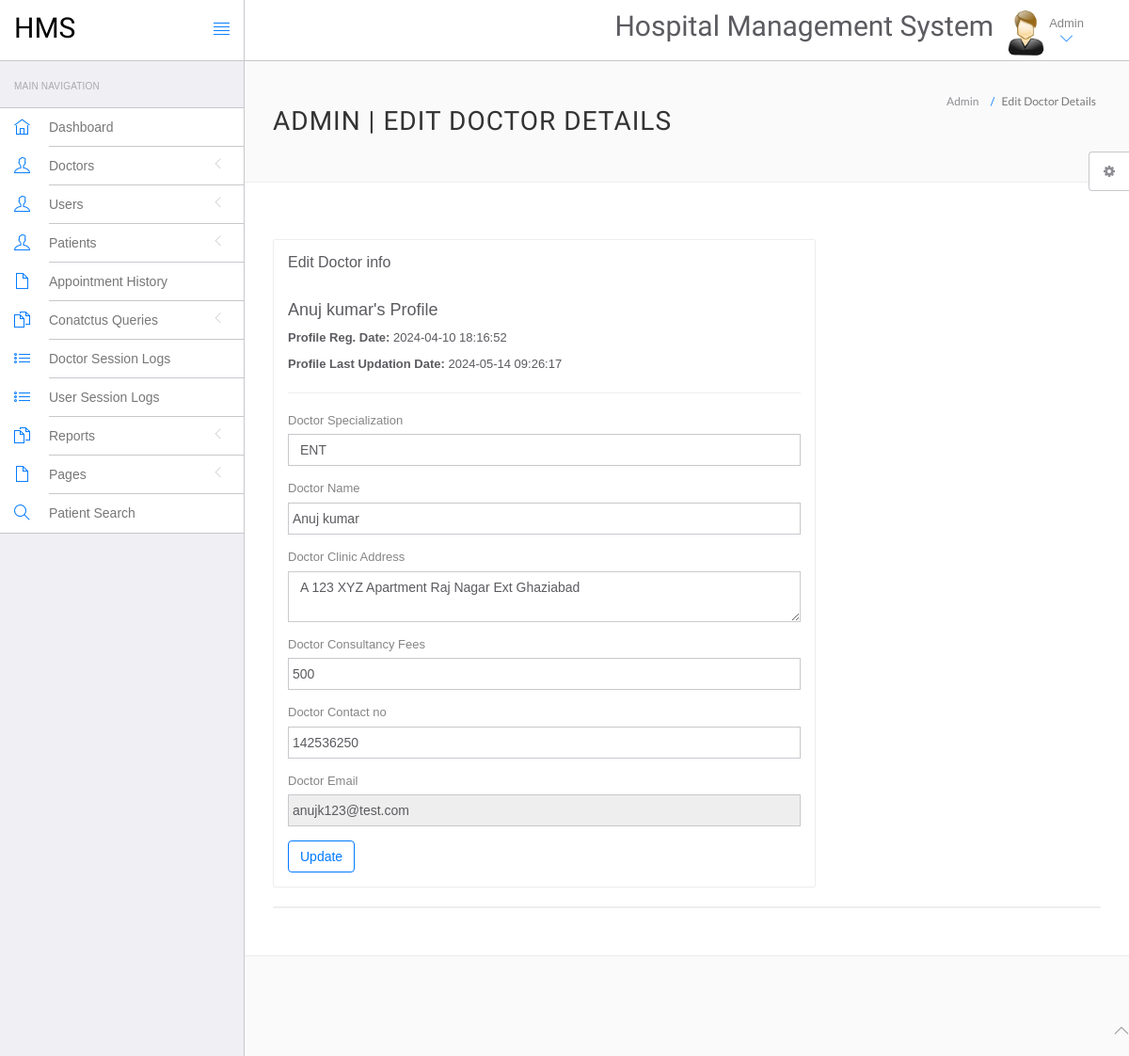
/admin/edit-doctor.php?id=1 (signed in), run on an earlier commit of the app's database.
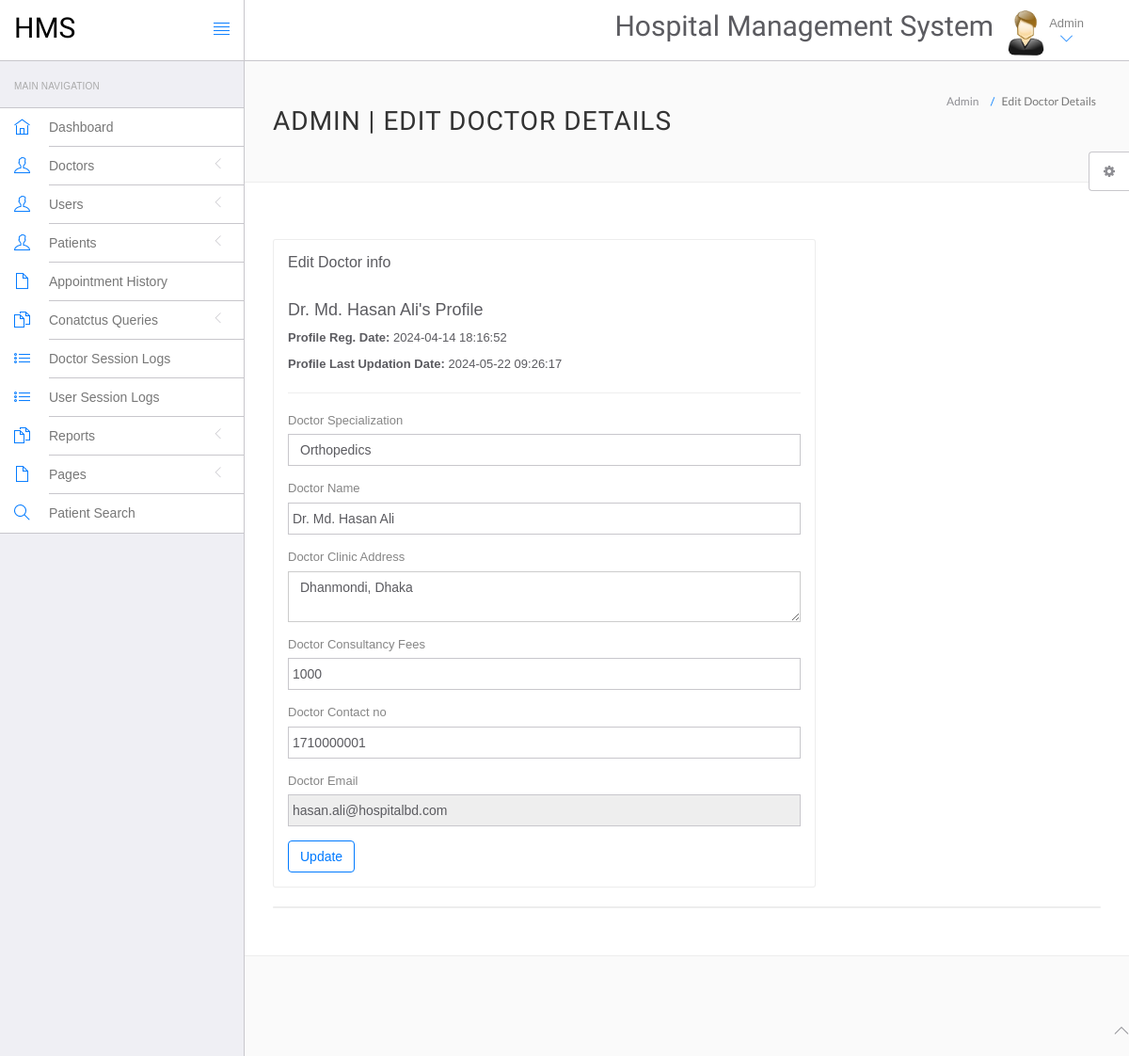
And on a later commit of the database.
### tables this page shows
CREATE TABLE `doctors` (
  `id` int NOT NULL,
  `specilization` varchar(255) DEFAULT NULL,
  `doctorName` varchar(255) DEFAULT NULL,
  `address` longtext,
  `docFees` varchar(255) DEFAULT NULL,
  `contactno` bigint DEFAULT NULL,
  `docEmail` varchar(255) DEFAULT NULL,
  `password` varchar(255) DEFAULT NULL,
  `creationDate` timestamp NULL DEFAULT CURRENT_TIMESTAMP,
  `updationDate` timestamp NULL DEFAULT NULL ON UPDATE CURRENT_TIMESTAMP
);

### admin/edit-doctor.php (the view, shortened to what this page needs)
<?php
include('include/config.php');
if(strlen($_SESSION['id']==0)) {
 header('location:logout.php');
  } else{
$did=intval($_GET['id']);
?>
<!DOCTYPE html>
<html lang="en">
	<head>
		<link rel="stylesheet" href="vendor/bootstrap/css/bootstrap.min.css">
		<link rel="stylesheet" href="vendor/fontawesome/css/font-awesome.min.css">
		<link rel="stylesheet" href="vendor/themify-icons/themify-icons.min.css">
		<link href="vendor/animate.css/animate.min.css" rel="stylesheet" media="screen">
		<link href="vendor/perfect-scrollbar/perfect-scrollbar.min.css" rel="stylesheet" media="screen">
		<link href="vendor/switchery/switchery.min.css" rel="stylesheet" media="screen">
		<link href="vendor/bootstrap-touchspin/jquery.bootstrap-touchspin.min.css" rel="stylesheet" media="screen">
		<link href="vendor/select2/select2.min.css" rel="stylesheet" media="screen">
		<link href="vendor/bootstrap-datepicker/bootstrap-datepicker3.standalone.min.css" rel="stylesheet" media="screen">
		<link href="vendor/bootstrap-timepicker/bootstrap-timepicker.min.css" rel="stylesheet" media="screen">
		<link rel="stylesheet" href="assets/css/styles.css">
		<link rel="stylesheet" href="assets/css/plugins.css">
		<link rel="stylesheet" href="assets/css/themes/theme-1.css" id="skin_color" />
	</head>
	<body>
		<div id="app">
<?php include('include/sidebar.php');?>
			<div class="app-content">
						<?php include('include/header.php');?>
				<div class="main-content" >
					<div class="wrap-content container" id="container">
						<section id="page-title">
							<div class="row">
								<div class="col-sm-8">
									<h1 class="mainTitle">Admin | Edit Doctor Details</h1>
																	</div>
								<ol class="breadcrumb">
									<li>
										<span>Admin</span>
									</li>
									<li class="active">
										<span>Edit Doctor Details</span>
									</li>
								</ol>
							</div>
						</section>
						<div class="container-fluid container-fullw bg-white">
							<div class="row">
								<div class="col-md-12">
									<div class="row margin-top-30">
										<div class="col-lg-8 col-md-12">
											<div class="panel panel-white">
												<div class="panel-heading">
													<h5 class="panel-title">Edit Doctor info</h5>
												</div>
												<div class="panel-body">
									<?php $sql=mysqli_query($con,"select * from doctors where id='$did'");
while($data=mysqli_fetch_array($sql))
{
?>
<h4><?php echo htmlentities($data['doctorName']);?>'s Profile</h4>
<p><b>Profile Reg. Date: </b><?php echo htmlentities($data['creationDate']);?></p>
<?php if($data['updationDate']){?>
<p><b>Profile Last Updation Date: </b><?php echo htmlentities($data['updationDate']);?></p>
<?php } ?>
<hr />
													<form role="form" name="adddoc" method="post" onSubmit="return valid();">
														<div class="form-group">
															<label for="DoctorSpecialization">
																Doctor Specialization
															</label>
							<select name="Doctorspecialization" class="form-control" required="required">
					<option value="<?php echo htmlentities($data['specilization']);?>">
					<?php echo htmlentities($data['specilization']);?></option>
															</select>
														</div>
<div class="form-group">
															<label for="doctorname">
																 Doctor Name
															</label>
	<input type="text" name="docname" class="form-control" value="<?php echo htmlentities($data['doctorName']);?>" >
														</div>
<div class="form-group">
															<label for="address">
																 Doctor Clinic Address
															</label>
					<textarea name="clinicaddress" class="form-control"><?php echo htmlentities($data['address']);?></textarea>
														</div>
<div class="form-group">
															<label for="fess">
																 Doctor Consultancy Fees
															</label>
		<input type="text" name="docfees" class="form-control" required="required"  value="<?php echo htmlentities($data['docFees']);?>" >
														</div>
<div class="form-group">
									<label for="fess">
																 Doctor Contact no
															</label>
					<input type="text" name="doccontact" class="form-control" required="required"  value="<?php echo htmlentities($data['contactno']);?>">
														</div>
<div class="form-group">
									<label for="fess">
																 Doctor Email
															</label>
					<input type="email" name="docemail" class="form-control"  readonly="readonly"  value="<?php echo htmlentities($data['docEmail']);?>">
														</div>
														<?php } ?>
														<button type="submit" name="submit" class="btn btn-o btn-primary">
															Update
														</button>
													</form>
												</div>
											</div>
										</div>
											</div>
										</div>
									<div class="col-lg-12 col-md-12">
											<div class="panel panel-white">
											</div>
										</div>
									</div>
								</div>
							</div>
						</div>
					</div>
				</div>
	<?php include('include/footer.php');?>
	<?php include('include/setting.php');?>
	</body>
</html>
<?php } ?>

What changed in the data, as far as the page shows it:
removed doctors: doctorName "Anuj kumar", creationDate "2024-04-10 18:16:52", updationDate "2024-05-14 09:26:17", Doctorspecialization "ENT", docname "Anuj kumar", clinicaddress "A 123 XYZ Apartment Raj Nagar Ext Ghaziabad", docfees "500", doccontact "142536250", docemail "anujk123@test.com"
added doctors: doctorName "Dr. Md. Hasan Ali", creationDate "2024-04-14 18:16:52", updationDate "2024-05-22 09:26:17", Doctorspecialization "Orthopedics", docname "Dr. Md. Hasan Ali", clinicaddress "Dhanmondi, Dhaka", docfees "1000", doccontact "1710000001", docemail "hasan.ali@hospitalbd.com"
